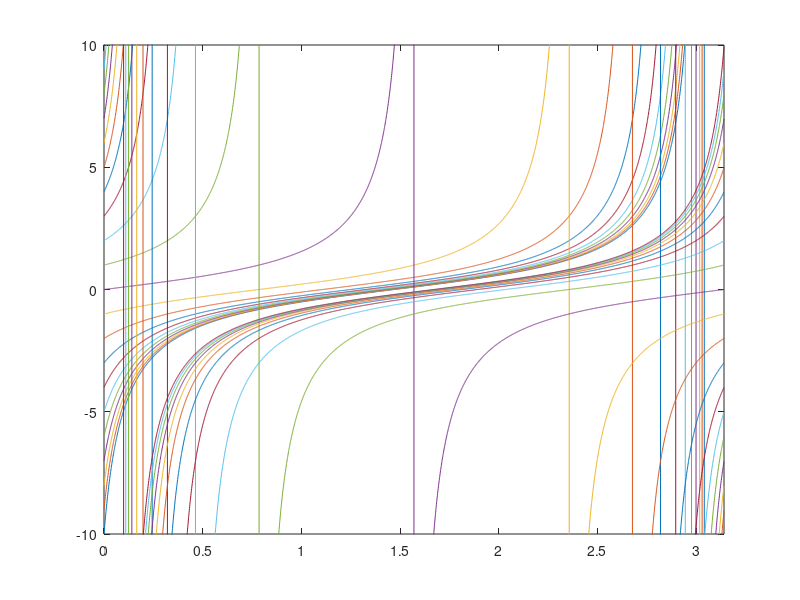

Here is the MATLAB script that generated this plot:

clear
clc
close all

a = 1; 

t = 0:0.001:pi/a;

for y0 = -10:1:10  

y = a*(a*tan(a*t)+y0)./(a-y0*tan(a*t));

plot(t,y); hold on;
axis([0 Inf -10 10])

end